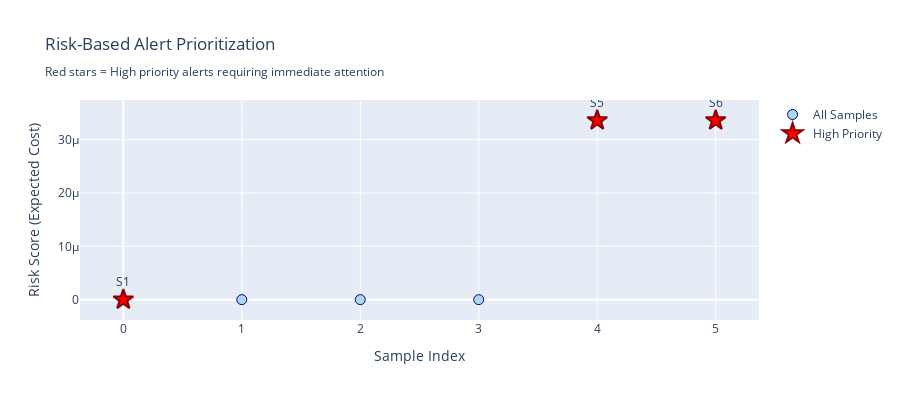

Here is the notebook cell this chart was saved with:
### Markdown cell above
### 8.5.2 Risk-Based Alert Prioritization

### Code cell
# Prioritize alerts based on risk scores
print("🚨 Risk-Based Alert Prioritization...")
print("="*60)

# Get top-3 highest risk samples
prioritized = pr_pipeline.prioritize_alerts(
    prob_list=prob_list,
    top_k=3
)

print(f"\n📋 Top-3 Highest Risk Alerts:")
print("-" * 60)
print(f"Number of high-priority alerts: {prioritized['num_alerts']}")
print(f"Mean risk score: {prioritized['mean_risk']:.3f}")
print(f"Max risk score: {prioritized['max_risk']:.3f}")

# Create detailed alert report
alert_report = pd.DataFrame({
    'Sample_ID': [f"Sample_{i+1}" for i in prioritized['indices']],
    'Predicted_Label': prioritized['labels'],
    'Risk_Score': prioritized['risk_scores'].round(3),
    'Confidence': pr_results['confidences'][prioritized['indices']].round(3),
    'Total_Uncertainty': pr_results['uncertainties'][prioritized['indices']].round(4)
})

print("\nHigh-Priority Alert Details:")
display(alert_report)

# Visualize alert prioritization
fig = go.Figure()

# Add all samples
sample_ids_all = np.arange(len(sample_scaled))
fig.add_trace(go.Scatter(
    x=sample_ids_all,
    y=pr_results['risk_scores'],
    mode='markers',
    name='All Samples',
    marker=dict(size=10, color='lightblue', line=dict(width=1, color='darkblue')),
    text=[f'Sample {i+1}' for i in sample_ids_all],
    hovertemplate='<b>%{text}</b><br>Risk: %{y:.3f}<extra></extra>'
))

# Highlight prioritized alerts
fig.add_trace(go.Scatter(
    x=prioritized['indices'],
    y=prioritized['risk_scores'],
    mode='markers+text',
    name='High Priority',
    marker=dict(size=15, color='red', symbol='star', line=dict(width=2, color='darkred')),
    text=[f'S{i+1}' for i in prioritized['indices']],
    textposition='top center',
    hovertemplate='<b>Sample %{text}</b><br>Risk: %{y:.3f}<extra></extra>'
))

fig.update_layout(
    title='Risk-Based Alert Prioritization<br><sub>Red stars = High priority alerts requiring immediate attention</sub>',
    xaxis_title='Sample Index',
    yaxis_title='Risk Score (Expected Cost)',
    hovermode='closest',
    showlegend=True,
    height=400
)

fig.show()

print("\n🎯 Decision Strategy:")
print("   • Prioritize samples with highest risk scores")
print("   • High risk = high expected cost of misclassification")
print("   • Focus SOC analyst attention on top-k alerts")
print("   • False negatives cost 10x more than false positives")
print("\n✅ Alert prioritization completed!")

### Figure 1 — Plotly figure (JSON) as saved in the notebook; plotly's stock layout.template omitted (floating-point values rounded to 4 significant figures)
{"data": [{"hovertemplate": "<b>%{text}</b><br>Risk: %{y:.3f}<extra></extra>", "marker": {"color": "lightblue", "line": {"color": "darkblue", "width": 1}, "size": 10}, "mode": "markers", "name": "All Samples", "text": ["Sample 1", "Sample 2", "Sample 3", "Sample 4", "Sample 5", "Sample 6"], "type": "scatter", "x": [0, 1, 2, 3, 4, 5], "y": [0.0, 0.0, 0.0, 0.0, 3.363e-05, 3.363e-05]}, {"hovertemplate": "<b>Sample %{text}</b><br>Risk: %{y:.3f}<extra></extra>", "marker": {"color": "red", "line": {"color": "darkred", "width": 2}, "size": 15, "symbol": "star"}, "mode": "markers+text", "name": "High Priority", "text": ["S6", "S5", "S1"], "textposition": "top center", "type": "scatter", "x": [5, 4, 0], "y": [3.363e-05, 3.363e-05, 0.0]}], "layout": {"height": 400, "hovermode": "closest", "showlegend": true, "title": {"text": "Risk-Based Alert Prioritization<br><sub>Red stars = High priority alerts requiring immediate attention</sub>"}, "xaxis": {"title": {"text": "Sample Index"}}, "yaxis": {"title": {"text": "Risk Score (Expected Cost)"}}}}
